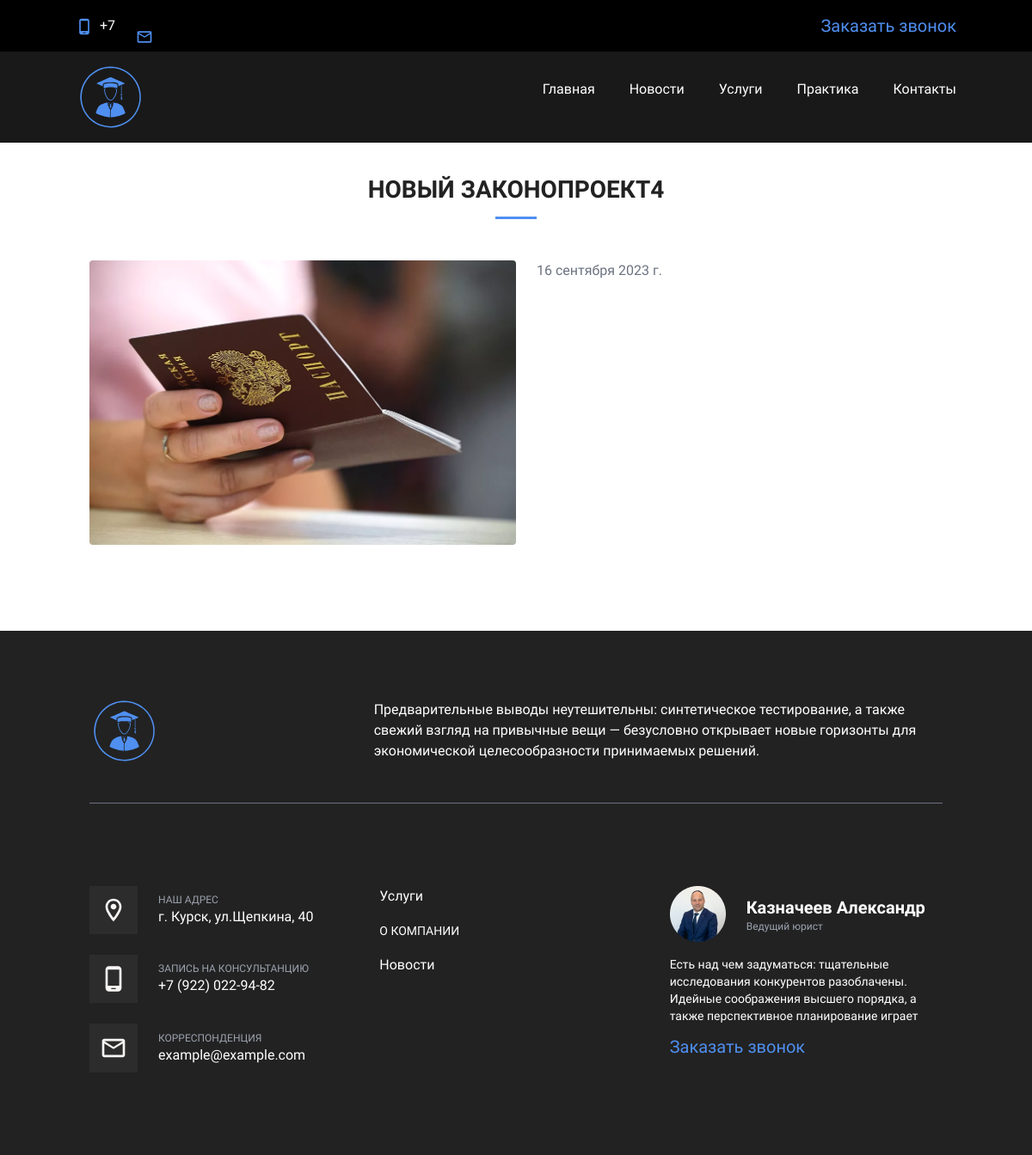
Screenshot of /articles/article/10 with the database file from the repository.
### articles/models.py (models this page shows, shortened)
class Article(models.Model):
    name = models.CharField(max_length=128)
    short_description = models.TextField(null=True, blank=True)
    description = tinymce_models.HTMLField()
    date_create = models.DateField(auto_now=True)
    image = models.ImageField(upload_to='article_images')

### articles/views.py (the view)
# urls.py: path('article/<int:article_id>', article, name='article')
def article(request, article_id):
    article = Article.objects.get(id=article_id)
    context = {
        'article': article
    }
    return render(request, 'articles/article.html', context)

### articles/templates/articles/article.html (shortened to what this page needs)
{% extends 'lawyer/base.html' %}
{% load static tailwind_tags %}
{% block content %}
<main>
    <div class="container mx-auto px-4 pt-[200px]">
        <h1 class="section-title text-center after:mx-auto">{{article.name}}</h1>
        <div class="max-w-6xl mx-auto text-myBlack">
            <div class="mb-24 after:clear-both after:h-1 after:block">
                <img src="/media/{{article.image}}" class="w-1/2 h-auto rounded float-left inline mr-6" alt="">
                <p class="text-gray-500 mt-8">
                    {{article.date_create}}
                </p>
            </div>
        </div>
    </div>
  </main>
{% endblock content %}

### rows the page displays
Article: name "НОВЫЙ ЗАКОНОПРОЕКТ4", image (picture), date_create "16 сентября 2023 г."
